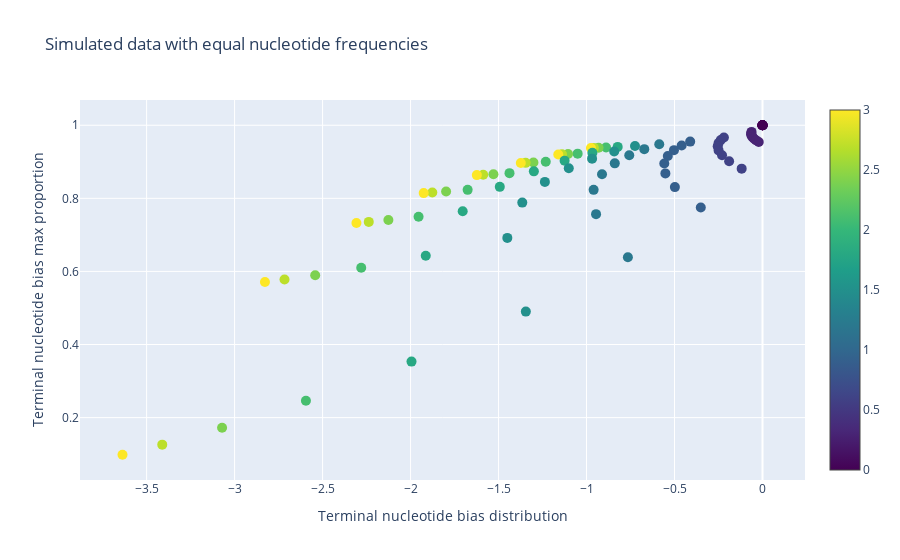

The notebook cell this image was saved under:
### Code cell
# plot scatter of the two metrics
fig = go.Figure()

fig.add_trace(go.Scatter(
    x=metrics['terminal_nucleotide_bias_distribution'],
    y=metrics['terminal_nucleotide_bias_max_proportion'],
    mode='markers',
    name='Metrics',
    marker=dict(
        size=10,
        color=metrics['bias_degree'],
        colorscale='Viridis',
        showscale=True
    ),
    text=[f"{bias_degree}_{num_favored}" for bias_degree, num_favored in zip(metrics['bias_degree'], metrics['num_favored'])]
))

fig.update_layout(
    title='Simulated data with equal nucleotide frequencies',
    xaxis_title='Terminal nucleotide bias distribution',
    yaxis_title='Terminal nucleotide bias max proportion',
)

fig.show()
